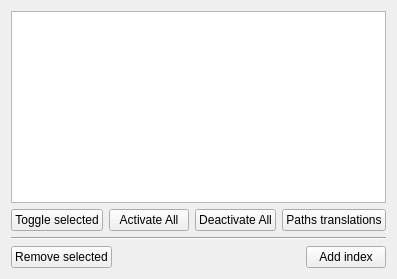
     <widget class="QWidget" name="tab_extradbs">
      <attribute name="title">
       <string>External Indexes</string>
      </attribute>
      <layout class="QVBoxLayout">
       <item>
        <layout class="QVBoxLayout">
         <item>
          <widget class="QListWidget" name="idxLV">
           <property name="selectionMode">
            <enum>QAbstractItemView::ExtendedSelection</enum>
           </property>
          </widget>
         </item>
         <item>
          <layout class="QHBoxLayout">
           <item>
            <widget class="QPushButton" name="togExtraDbPB">
             <property name="text">
              <string>Toggle selected</string>
             </property>
            </widget>
           </item>
           <item>
            <widget class="QPushButton" name="actAllExtraDbPB">
             <property name="text">
              <string>Activate All</string>
             </property>
            </widget>
           </item>
           <item>
            <widget class="QPushButton" name="unacAllExtraDbPB">
             <property name="text">
              <string>Deactivate All</string>
             </property>
            </widget>
           </item>
           <item>
            <widget class="QPushButton" name="ptransPB">
             <property name="toolTip">
              <string>Set path translations for the selected index or for the main one if no selection exists.</string>
             </property>
             <property name="text">
              <string>Paths translations</string>
             </property>
            </widget>
           </item>
          </layout>
         </item>
         <item>
          <widget class="Line" name="line9">
           <property name="frameShape">
            <enum>QFrame::HLine</enum>
           </property>
           <property name="frameShadow">
            <enum>QFrame::Sunken</enum>
           </property>
          </widget>
         </item>
         <item>
          <layout class="QHBoxLayout">
           <item>
            <widget class="QPushButton" name="delExtraDbPB">
             <property name="toolTip">
              <string>Remove from list. This has no effect on the disk index.</string>
             </property>
             <property name="text">
              <string>Remove selected</string>
             </property>
            </widget>
           </item>
           <item>
            <spacer name="spacer3">
             <property name="orientation">
              <enum>Qt::Horizontal</enum>
             </property>
             <property name="sizeType">
              <enum>QSizePolicy::Expanding</enum>
             </property>
             <property name="sizeHint" stdset="0">
              <size>
               <width>16</width>
               <height>20</height>
              </size>
             </property>
            </spacer>
           </item>
           <item>
            <widget class="QPushButton" name="addExtraDbPB">
             <property name="enabled">
              <bool>true</bool>
             </property>
             <property name="toolTip">
              <string>Click to add another index directory to the list. You can select either a Recoll configuration directory or a Xapian index.</string>
             </property>
             <property name="text">
              <string>Add index</string>
             </property>
            </widget>
           </item>
          </layout>
         </item>
        </layout>
       </item>
      </layout>
     </widget>
